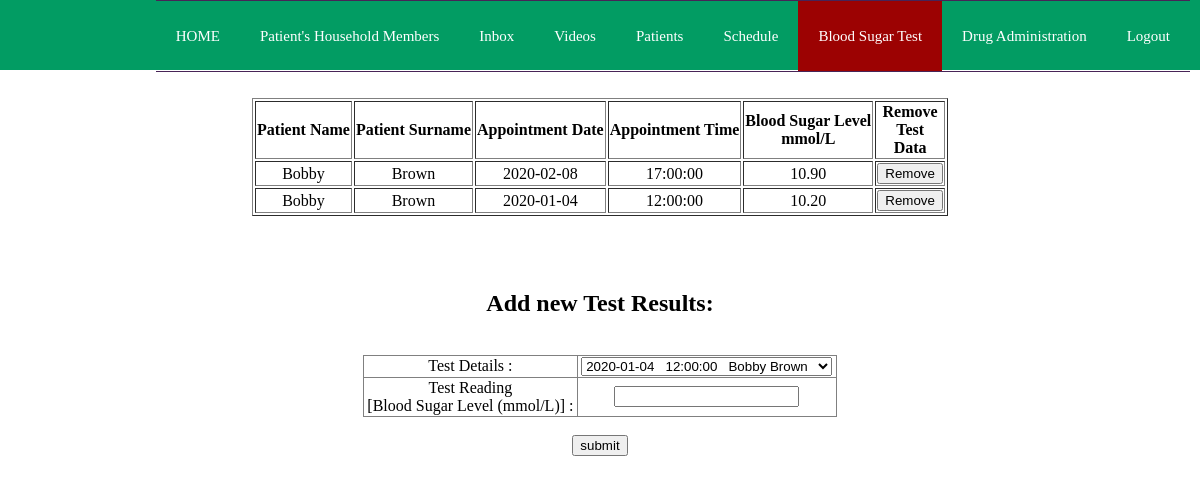
Page /PHPinterfaceITDAProject/BloodSugarTest.php (signed in) on the committed database.
### tables this page shows
CREATE TABLE IF NOT EXISTS `chwtest` (
  `CHWTestIdentifier` int(12) NOT NULL AUTO_INCREMENT,
  `AppointmentIdentifier` int(12) NOT NULL,
  `BloodSugarLevelmmolPerL` double(5,2) NOT NULL,
  PRIMARY KEY (`CHWTestIdentifier`),
  KEY `AppointmentIdentifier` (`AppointmentIdentifier`)
);

### PHPinterfaceITDAProject/BloodSugarTest.php (the view, shortened to what this page needs)
<?php session_start();
	$pdo = new PDO('mysql:host=localhost;port=3306;dbname=itdaproject','CHW', 'community');
	$pdo->setAttribute(PDO::ATTR_ERRMODE, PDO::ERRMODE_EXCEPTION);
?>
<!DOCTYPE html>
<html>
    <head>
    	<link type="text/css" rel="stylesheet" href="Drug.css">
        <header>
				<nav>
					<ul>
						<li id="homenav">
							<a href = "Home.php">HOME</a>
						</li>
						<li>
							<a href = "Household.php">Patient's Household Members</a>
						</li>
						<li>
							<a href = "Inbox.php">Inbox</a>
						</li>
						<li>
							<a href = "video.php">Videos</a>
						</li>
						<li>
							<a href = "Patient.php">Patients</a>
						</li>
						<li>
							<a href = "Schedule.php">Schedule</a>
						</li>
						<li style="background-color: #9c0202;">
							<a href = "BloodSugarTest.php">Blood Sugar Test</a>
						</li>
						<li>
							<a href = "Drug.php">Drug Administration</a>
						</li>
						<li>
							<a href = "LogOutCHW.php">Logout</a>
						</li>
					</ul>
				</nav>
			</header>
    </head>
    <body>
    	<br><br><br><br><br>
    	<?php
$statement = $pdo->query("SELECT * FROM chwdetailedbloodsugarresults where StaffIdentifier = ".$_SESSION['StaffID']);
echo '<center><table border="1" style = "text-align:center;">';
echo ("<tr><th>Patient Name</th><th>Patient Surname</th><th>Appointment Date</th><th>Appointment Time</th><th>Blood Sugar Level<br>mmol/L</th><th>Remove<br>Test<br>Data</th></tr>");
while ( $row = $statement->fetch(PDO::FETCH_ASSOC)) {
          echo ('<tr><form method="POST" action = "BloodSugarTest.php"><td>');
          echo($row['PatientName']);
		  echo ("</td><td>");
          echo($row['PatientSurname']);
          echo("</td><td>");
          echo($row['AppointmentDate']);
          echo("</td><td>");
          echo($row['AppointmentTime']);
          echo("</td><td>");
          echo($row['BloodSugarLevelmmolPerL']);
           echo("</td><td>");
          echo('<input type="submit" value="Remove" id="');
          echo($row['CHWTestIdentifier']);
          echo('" >');
          echo("</td></form></tr>\n");
      }
      echo "</table></center>\n";
?>
<br><br><br><center>
			<h2>Add new Test Results:</h2>
			<table border="solid" style = "text-align:center; width:40%; padding: 6px;
  border-collapse: collapse;">
			<form method="POST" action = "BloodSugarTest.php">
            <br><tr><td>
            <label for="appointmentID">Test&nbspDetails&nbsp:</label></td><td>
            <select id="appointmentID" name="appointmentID">
<?php
$statement = $pdo->query("SELECT AppointmentDate, AppointmentTime, PatientName, PatientSurname, AppointmentIdentifier FROM chwstaffviewappointment where StaffIdentifier = ".$_SESSION['StaffID']);
while ( $row = $statement->fetch(PDO::FETCH_ASSOC)) {
	echo('<option value = "'.$row['AppointmentIdentifier'].'">'.$row['AppointmentDate']."&nbsp&nbsp&nbsp".$row['AppointmentTime']."&nbsp&nbsp&nbsp".$row['PatientName']." ".$row['PatientSurname'].'</option>');
}
?>
		</select></td></tr><tr><td>
	            <label for="BloodSugarLevel">Test&nbspReading<br>[Blood&nbspSugar&nbspLevel&nbsp(mmol/L)]&nbsp:</label></td><td>
	            <input type="BloodSugarLevel" name="BloodSugarLevel" id="BloodSugarLevel"></td></tr>
			</table><br>
	            <input type="submit" value="submit" id="submit" >
</center>
    </body>
</html>

### PHPinterfaceITDAProject/Drug.css (style rules this page uses)
header { position:absolute; left:0; top:0; background:#029c63; box-sizing:border-box; height:70px; width:100%; padding:0 10px; }
nav { float:right; border-bottom: 1px solid #472457; border-top: 1px solid #472457; }
nav ul { margin:0; padding:0; display:flex; }
nav ul li { list-style:none; }
nav ul li a { height:70px; display:block; line-height:70px; text-decoration:none; font-size: 15px; padding:0 20px; color:#ffffff; }

### rows in the picture
chwtest: PatientName "Bobby", PatientSurname "Brown", AppointmentDate "2020-02-08", AppointmentTime "17:00:00", BloodSugarLevelmmolPerL "10.90"
chwtest: PatientName "Bobby", PatientSurname "Brown", AppointmentDate "2020-01-04", AppointmentTime "12:00:00", BloodSugarLevelmmolPerL "10.20"

### other values in the picture
form field appointmentID "2020-01-04 12:00:00 Bobby Brown"
